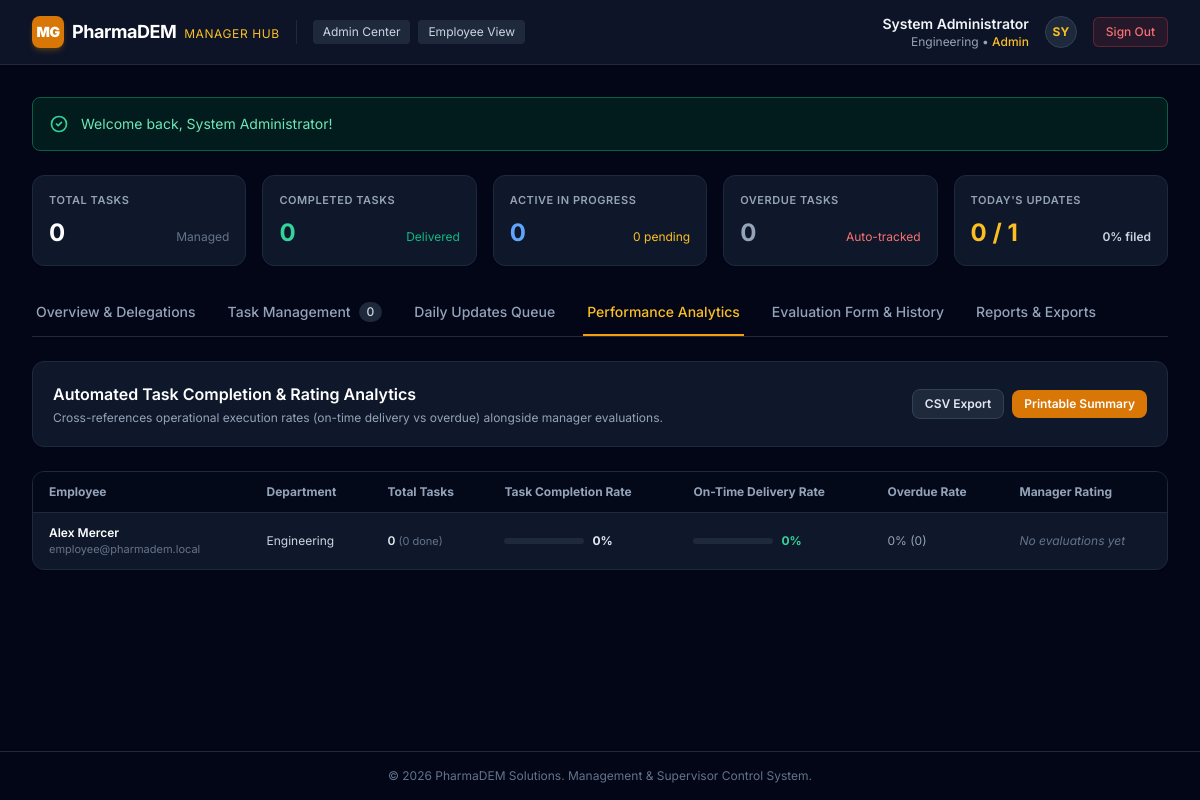
Screenshot of /manager/dashboard.php?tab=analytics (signed in) with the database file from the repository.
### tables this page shows
CREATE TABLE `users` (
    `id` INT UNSIGNED AUTO_INCREMENT PRIMARY KEY,
    `name` VARCHAR(100) NOT NULL,
    `email` VARCHAR(150) NOT NULL UNIQUE,
    `password` VARCHAR(255) NOT NULL,
    `role` ENUM('Admin', 'Manager', 'Employee') NOT NULL DEFAULT 'Employee',
    `department_id` INT UNSIGNED DEFAULT NULL,
    `status` ENUM('Active', 'Inactive', 'Suspended') NOT NULL DEFAULT 'Active',
    `created_at` TIMESTAMP DEFAULT CURRENT_TIMESTAMP,
    `updated_at` TIMESTAMP DEFAULT CURRENT_TIMESTAMP ON UPDATE CURRENT_TIMESTAMP,
    
    CONSTRAINT `fk_users_department` 
        FOREIGN KEY (`department_id`) 
        REFERENCES `departments` (`id`) 
        ON DELETE SET NULL 
        ON UPDATE CASCADE
);

CREATE TABLE `departments` (
    `id` INT UNSIGNED AUTO_INCREMENT PRIMARY KEY,
    `name` VARCHAR(100) NOT NULL UNIQUE,
    `description` VARCHAR(255) DEFAULT NULL,
    `created_at` TIMESTAMP DEFAULT CURRENT_TIMESTAMP
);

### public/manager/dashboard.php (the view, shortened to what the rows shown need)
<?php
require_once dirname(__DIR__, 2) . '/src/autoload.php';
$currentUser = Auth::user();
$departmentFilter = ($currentUser['role'] === 'Manager' && !empty($currentUser['department_id']))
    ? (int) $currentUser['department_id']
    : null;
$currentTab = $_GET['tab'] ?? 'overview';
$performanceSummary = Evaluation::getTeamPerformanceSummary($departmentFilter);
?>
<!DOCTYPE html>
<html lang="en" class="h-full bg-slate-950 text-slate-100">
<head>
    <script src="https://cdn.tailwindcss.com"></script>
</head>
<body class="min-h-full flex flex-col bg-slate-950 text-slate-200 antialiased selection:bg-amber-600 selection:text-white">
    <main class="flex-1 max-w-7xl w-full mx-auto px-4 sm:px-6 lg:px-8 py-8 space-y-6">
        <?php if ($currentTab === 'analytics'): ?>
            <div class="space-y-6">
                <div class="bg-slate-900 border border-slate-800 rounded-xl overflow-hidden shadow-sm">
                    <div class="overflow-x-auto">
                        <table class="w-full text-left text-xs border-collapse">
                            <thead>
                                <tr class="bg-slate-950/80 border-b border-slate-800 text-slate-400 font-medium">
                                    <th class="py-3 px-4">Employee</th>
                                    <th class="py-3 px-4">Department</th>
                                    <th class="py-3 px-4">Total Tasks</th>
                                    <th class="py-3 px-4">Task Completion Rate</th>
                                    <th class="py-3 px-4">On-Time Delivery Rate</th>
                                    <th class="py-3 px-4">Overdue Rate</th>
                                    <th class="py-3 px-4">Manager Rating</th>
                                </tr>
                            </thead>
                            <tbody class="divide-y divide-slate-800">
                                <?php foreach ($performanceSummary as $sum): ?>
                                    <tr class="hover:bg-slate-800/40 transition">
                                        <td class="py-3 px-4 whitespace-nowrap">
                                            <div class="font-semibold text-white"><?= htmlspecialchars($sum['employee_name']) ?></div>
                                            <div class="text-[11px] text-slate-500"><?= htmlspecialchars($sum['employee_email']) ?></div>
                                        </td>
                                        <td class="py-3 px-4 text-slate-300 whitespace-nowrap">
                                            <?= htmlspecialchars($sum['department_name'] ?? 'General') ?>
                                        </td>
                                        <td class="py-3 px-4 font-semibold text-slate-200">
                                            <?= (int)$sum['total_tasks'] ?> <span class="text-slate-500 text-[11px] font-normal">(<?= (int)$sum['completed_tasks'] ?> done)</span>
                                        </td>
                                        <td class="py-3 px-4">
                                            <div class="flex items-center space-x-2">
                                                <div class="w-20 bg-slate-800 rounded-full h-1.5 overflow-hidden">
                                                </div>
                                                <span class="font-bold text-slate-200"><?= $sum['completion_rate'] ?>%</span>
                                            </div>
                                        </td>
                                        <td class="py-3 px-4">
                                            <div class="flex items-center space-x-2">
                                                <div class="w-20 bg-slate-800 rounded-full h-1.5 overflow-hidden">
                                                </div>
                                                <span class="font-bold text-emerald-400"><?= $sum['on_time_rate'] ?>%</span>
                                            </div>
                                        </td>
                                        <td class="py-3 px-4">
                                            <span class="<?= $sum['overdue_rate'] > 0 ? 'text-red-400 font-bold' : 'text-slate-400' ?>">
                                                <?= $sum['overdue_rate'] ?>% (<?= (int)$sum['overdue_tasks'] ?>)
                                            </span>
                                        </td>
                                        <td class="py-3 px-4 whitespace-nowrap">
                                            <?php if ($sum['avg_manager_score'] !== null): ?>
                                                <span class="px-2 py-1 rounded text-xs font-black bg-purple-500/10 text-purple-400 border border-purple-500/30">
                                                    <?= htmlspecialchars((string)$sum['avg_manager_score']) ?> / 100
                                                </span>
                                            <?php else: ?>
                                                <span class="text-slate-500 italic">No evaluations yet</span>
                                            <?php endif; ?>
                                        </td>
                                    </tr>
                                <?php endforeach; ?>
                            </tbody>
                        </table>
                    </div>
                </div>
            </div>
        <?php endif; ?>
    </main>
</body>
</html>

### rows the page displays
users: name "Alex Mercer", email "employee@pharmadem.local", department.name "Engineering", total_tasks "0", completed_tasks "0", completion_rate "0", on_time_rate "0", overdue_rate "0", overdue_tasks "0"

### other values shown
$currentUser['name'] "System Administrator"
$currentUser['department_name'] "Engineering"
$currentUser['role'] "Admin"
substr($currentUser['name'], 0, 2) "SY"
$flashSuccess "Welcome back, System Administrator!"
$teamMetrics['total_tasks'] "0"
$teamMetrics['completed_tasks'] "0"
$teamMetrics['in_progress_tasks'] "0"
$teamMetrics['pending_tasks'] "0"
$teamMetrics['overdue_tasks'] "0"
$submissionMetrics['submitted_today'] "0"
$submissionMetrics['total_employees'] "1"
$submissionMetrics['compliance_percentage'] "0"
count($allTasks) "0"
